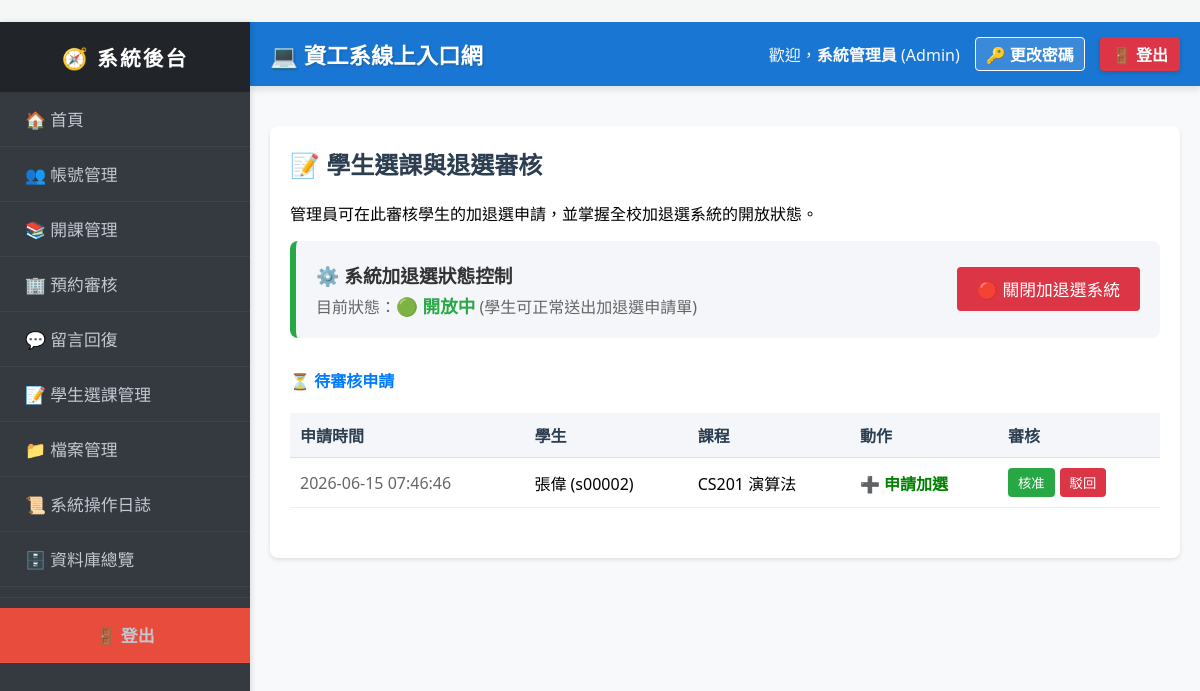
/index.php?page=manage_enrollments (signed in), run on the app's committed database.
### tables this page shows
CREATE TABLE CourseRequests (
    request_id INT AUTO_INCREMENT PRIMARY KEY,
    student_id VARCHAR(50) NOT NULL,
    course_id INT NOT NULL,
    action ENUM('Add', 'Drop') NOT NULL,
    status ENUM('Pending', 'Approved', 'Rejected') DEFAULT 'Pending',
    request_date TIMESTAMP DEFAULT CURRENT_TIMESTAMP,
    FOREIGN KEY (student_id) REFERENCES Students(student_id) ON DELETE CASCADE,
    FOREIGN KEY (course_id) REFERENCES Courses(course_id) ON DELETE CASCADE
);

CREATE TABLE Students (
    student_id VARCHAR(50) PRIMARY KEY,
    user_id INT NOT NULL,
    name VARCHAR(100) NOT NULL,
    enrollment_year INT,
    FOREIGN KEY (user_id) REFERENCES Users(id) ON DELETE CASCADE
);

CREATE TABLE Courses (
    course_id INT AUTO_INCREMENT PRIMARY KEY,
    course_code VARCHAR(20) NOT NULL,
    course_name VARCHAR(100) NOT NULL,
    semester VARCHAR(10) NOT NULL,
    teacher_id INT,
    capacity INT NOT NULL DEFAULT 50,
    schedule VARCHAR(100),
    room VARCHAR(50) DEFAULT NULL,
    syllabus TEXT,
    weight_assignment INT NOT NULL DEFAULT 30,
    weight_midterm INT NOT NULL DEFAULT 30,
    weight_final INT NOT NULL DEFAULT 40,
    created_at TIMESTAMP DEFAULT CURRENT_TIMESTAMP,
    FOREIGN KEY (teacher_id) REFERENCES Teachers(teacher_id) ON DELETE SET NULL
);

### modules/admin/manage_enrollments.php (the view, shortened to what this page needs)
<div class="card">
    <h2>📝 學生選課與退選審核</h2>
    <p>管理員可在此審核學生的加退選申請，並掌握全校加退選系統的開放狀態。</p>
    <?php
    if ($_SESSION['role'] != 'Admin') {
        echo "<p style='color:red;'>無權限。</p>";
    } else {
        $status_query = $conn->query("SELECT setting_value FROM SystemSettings WHERE setting_key = 'enrollment_status'");
        $current_status = $status_query->fetch_assoc()['setting_value'] ?? 'open';
        $is_open = ($current_status === 'open');
        echo "<div style='display:flex; justify-content:space-between; align-items:center; background:#f4f6f9; padding:20px; border-radius:8px; margin-bottom:30px; border-left: 6px solid " . ($is_open ? '#28a745' : '#dc3545') . ";'>";
        echo "<div>";
        echo "<h3 style='margin:0 0 5px 0; color:#333;'>⚙️ 系統加退選狀態控制</h3>";
        if ($is_open) {
            echo "<p style='margin:0; color:#666;'>目前狀態：<span style='color:#28a745; font-weight:bold; font-size:1.1em;'>🟢 開放中</span> (學生可正常送出加退選申請單)</p>";
        } else {
            echo "<p style='margin:0; color:#666;'>目前狀態：<span style='color:#dc3545; font-weight:bold; font-size:1.1em;'>🔴 已關閉</span> (學生無法送出任何新申請)</p>";
        }
        echo "</div>";
        echo "<form method='POST' style='margin:0;'>";
        if ($is_open) {
            echo "<button type='submit' class='btn' style='background:#dc3545; font-size:1.05em; padding:10px 20px;' onclick='return confirm(\"確定要【關閉】加退選系統嗎？學生將無法再申請。\");'>🔴 關閉加退選系統</button>";
        } else {
            echo "<button type='submit' class='btn' style='background:#28a745; font-size:1.05em; padding:10px 20px;' onclick='return confirm(\"確定要【開放】加退選系統嗎？\");'>🟢 開放加退選系統</button>";
        }
        echo "</form>";
        echo "</div>";
        echo "<h4 style='color:#007bff;'>⏳ 待審核申請</h4>";
        $pending = $conn->query("
            SELECT cr.*, s.name as student_name, c.course_code, c.course_name
            FROM CourseRequests cr
            JOIN Students s ON cr.student_id = s.student_id
            JOIN Courses c ON cr.course_id = c.course_id
            WHERE cr.status = 'Pending' ORDER BY cr.request_date ASC
        ");
        if ($pending->num_rows > 0) {
            echo "<table style='width:100%; border-collapse:collapse; margin-bottom:30px;'><tr style='background:#f4f6f9;'><th style='padding:10px;'>申請時間</th><th style='padding:10px;'>學生</th><th style='padding:10px;'>課程</th><th style='padding:10px;'>動作</th><th style='padding:10px;'>審核</th></tr>";
            while ($r = $pending->fetch_assoc()) {
                $action_text = $r['action'] == 'Add' ? "<span style='color:green; font-weight:bold;'>➕ 申請加選</span>" : "<span style='color:red; font-weight:bold;'>❌ 申請退選</span>";
                echo "<tr style='border-bottom:1px solid #eee;'>";
                echo "<td style='padding:10px; color:#666;'>" . $r['request_date'] . "</td>";
                echo "<td style='padding:10px;'>" . htmlspecialchars($r['student_name']) . " ({$r['student_id']})</td>";
                echo "<td style='padding:10px;'>" . htmlspecialchars($r['course_code'] . " " . $r['course_name']) . "</td>";
                echo "<td style='padding:10px;'>{$action_text}</td>";
                echo "<td style='padding:10px;'><form method='POST' style='margin:0; display:flex; gap:5px;'>
                        <input type='hidden' name='request_id' value='{$r['request_id']}'>
                        <button type='submit' name='action_taken' value='Approve' class='btn' style='background:#28a745; padding:5px 10px;'>核准</button>
                        <button type='submit' name='action_taken' value='Reject' class='btn' style='background:#dc3545; padding:5px 10px;'>駁回</button>
                      </form></td></tr>";
            }
            echo "</table>";
        } else {
            echo "<p style='color:#999; padding:15px; background:#f8f9fa;'>目前沒有待審核的選課申請。</p>";
        }
    }
    ?>
</div>

### includes/header.php
<?php
$display_name = isset($_SESSION['username']) ? $_SESSION['username'] : '使用者';
if (isset($_SESSION['user_id']) && isset($_SESSION['role'])) {
    $uid = intval($_SESSION['user_id']);
    $role = $_SESSION['role'];
    if ($role == 'Admin') {
        $q = $conn->query("SELECT name FROM Admins WHERE user_id = $uid");
        if ($q && $r = $q->fetch_assoc()) $display_name = $r['name'];
    } elseif ($role == 'Teacher') {
        $q = $conn->query("SELECT name FROM Teachers WHERE user_id = $uid");
        if ($q && $r = $q->fetch_assoc()) $display_name = $r['name'];
    } elseif ($role == 'Student') {
        $q = $conn->query("SELECT name FROM Students WHERE user_id = $uid");
        if ($q && $r = $q->fetch_assoc()) $display_name = $r['name'];
    }
}
?>
<div style="background: #1976d2; color: #fff; padding: 15px 20px; display: flex; justify-content: space-between; align-items: center; border-radius: 0; margin-bottom: 20px; box-shadow: 0 4px 6px rgba(0,0,0,0.1);">
    <h2 style="margin: 0; font-size: 1.4em; text-shadow: 1px 1px 2px rgba(0,0,0,0.2);">💻 資工系線上入口網</h2>
    <div style="display: flex; align-items: center; gap: 15px;">
        <?php if (isset($_SESSION['user_id'])): ?>
            <span style="color: #f8f9fa;">👤 歡迎，<strong><?php echo htmlspecialchars($display_name); ?></strong> (<?php echo $_SESSION['role']; ?>)</span>
            <a href="index.php?page=change_password" style="color: #fff; text-decoration: none; font-weight: bold; border: 1px solid #fff; padding: 4px 10px; border-radius: 4px; background: rgba(255, 255, 255, 0.15); transition: 0.2s;" onmouseover="this.style.background='rgba(255,255,255,0.3)'" onmouseout="this.style.background='rgba(255,255,255,0.15)'">🔑 更改密碼</a>
            <a href="logout.php" style="background: #dc3545; color: white; text-decoration: none; padding: 5px 12px; border-radius: 4px; font-weight: bold; box-shadow: 0 2px 4px rgba(0,0,0,0.15);">🚪 登出</a>
        <?php else: ?>
            <a href="index.php?page=login" style="background: #007bff; color: white; text-decoration: none; padding: 5px 15px; border-radius: 4px; font-weight: bold;">系統登入</a>
        <?php endif; ?>
    </div>
</div>

### assets/css/style.css (style rules this page uses)
.card { background: #fff; border-radius: 8px; padding: 20px; box-shadow: 0 2px 4px rgba(0,0,0,0.1); margin-bottom: 20px; }
.card h2 { margin-top: 0; color: #2c3e50; }
button, .btn { padding: 8px 16px; background: #007bff; color: white; border: none; border-radius: 4px; cursor: pointer; text-decoration: none; display: inline-block; transition: all 0.3s ease; font-weight: 500; }
table { border-collapse: collapse; width: 100%; }
table tr { border-bottom: 1px solid #e0e0e0; }
table th, table td { padding: 12px 10px; text-align: left; }
table th { background-color: #f4f6f9; font-weight: 600; color: #2c3e50; }

### index.php (style rules this page uses)
body { margin: 0; padding: 0; background-color: #f4f7f6; font-family: 'Segoe UI', Tahoma, Geneva, Verdana, sans-serif; display: flex; flex-direction: column; min-height: 100vh; }

### data on the page
courserequests: request_date "2026-06-15 07:46:46", student.name "張偉", student "s00002", course.course_name "CS201 演算法", action "➕ 申請加選"

### other printed values
$display_name "系統管理員"
$_SESSION['role'] "Admin"
